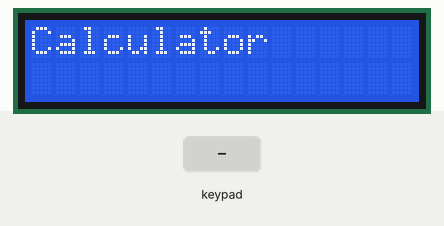
The sketch below on a simulated Arduino Uno, built with avr-gcc and run on an emulated ATmega328P. On the bench: 16×2 character LCD. Inputs (shaded band) come from the test bench. What the sketch prints to the serial monitor is not drawn.

Above: at 3.2 s.
3.3 s: keypad keys 9 8 7 6 * pressed 0.4 s apart
At 6.05 s:
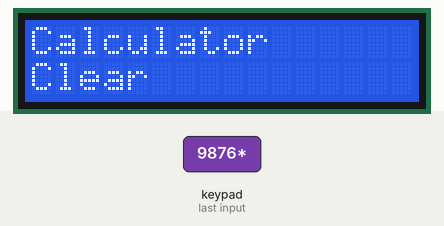
7.4 s: key '1' pressed
At 7.55 s:
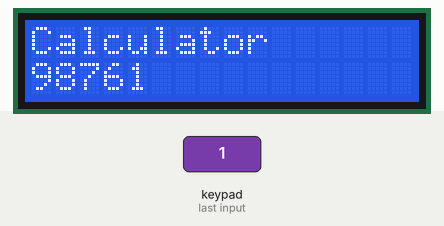
9.1 s: keypad keys 9 8 7 6 # pressed 0.4 s apart
At 11.86 s:
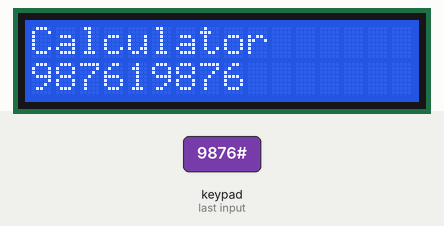
14.1 s: keypad keys 5 4 3 2 A pressed 0.4 s apart
At 14.43 s:
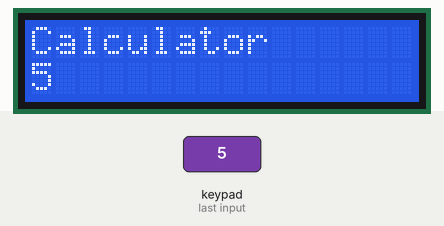
17.6 s: key '#' pressed
At 17.98 s:
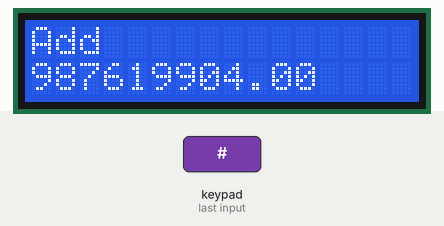
19.6 s: keypad keys 9 8 7 6 D pressed 0.4 s apart
At 19.79 s:
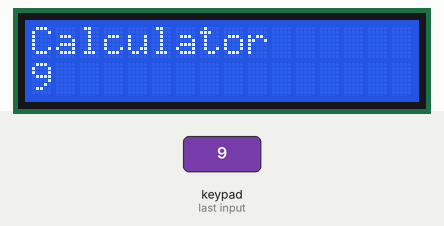
Timing chart, 0 to 22.6 s (numbered marks = the images above; inputs shaded):
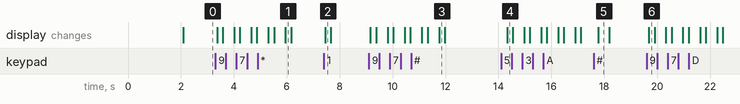

The sketch:

Calculator.ino
```cpp
#include <Keypad.h>
#include <Wire.h>  // Include Wire library for I2C communication
#include <LiquidCrystal_I2C.h>  // Include LiquidCrystal_I2C library

// Set the LCD address (usually 0x27 or 0x3F for most modules)
#define LCD_ADDRESS 0x27

// Set the number of columns and rows for your LCD
#define LCD_COLUMNS 16
#define LCD_ROWS 2

String inputString = "";
float temp1 = 0;
float temp2 = 0;
char oprtr = "";
bool flag = true;
// Initialize the LiquidCrystal_I2C library with the LCD address and columns/rows
LiquidCrystal_I2C lcd(LCD_ADDRESS, LCD_COLUMNS, LCD_ROWS);
const byte ROWS = 4; //four rows
const byte COLS = 4; //three columns
char keys[ROWS][COLS] = {
  {'1', '2', '3', 'A'},
  {'4', '5', '6', 'B'},
  {'7', '8', '9', 'C'},
  {'*', '0', '#', 'D'}
};
byte rowPins[ROWS] = {9, 8, 7, 6}; // Rows 0 to 3
byte colPins[COLS] = {5, 4, 3, 2}; // Columns 0 to 3


Keypad keypad = Keypad( makeKeymap(keys), rowPins, colPins, ROWS, COLS );
void processString(String str);
void setup() {
  Serial.begin(9600);
  // Initialize the LCD
  lcd.init();

  // Turn on the backlight
  lcd.backlight();

  // Print a message to the LCD
  lcd.print("Hello, World!");
  delay(2000);
}

void loop() {
  char key = keypad.getKey();
  lcd.clear();  // Clear the LCD screen
  lcd.setCursor(0, 0);  // Set cursor to the first column of the first row
  lcd.print("Calculator");
  if (key) {
    Serial.println(key);
    if (key != NO_KEY) {

      switch (key) {
        case '*':
          // Action for key D
          Serial.println("Clear");
          lcd.setCursor(0, 1);  // Set cursor to the first column of the first row
          lcd.print("Clear");
          temp1 = 0;
          temp2 = 0;
          flag = true;
          break;
        default:
          // Default case
          Serial.println("data input");
          intString(key);
          break;
      }
    }
  }
  delay(200);
}
void intString(char X) {
  if (X == '#' || X == 'A' || X == 'B' || X == 'C' || X == 'D') {
    // End of string, do something with the input
    processString(inputString);
    inputString = ""; // Reset inputString for next input
    if (X != '#') {
      oprtr = X;
    }
    calculator(X);

  } else {
    inputString += X; // Append keypress to inputString
  }
  lcd.setCursor(0, 1);  // Set cursor to the first column of the first row
  lcd.print(inputString);
}
void processString(String str) {
  // Do something with the string (e.g., display it)
  Serial.println("Received string: " + str);
  if (temp2 == 0 && flag){
    temp2 = str.toInt();
    flag = false;
  }
  else{
    temp1 = str.toInt();
    flag = true;
  }
  lcd.setCursor(0, 1);  // Set cursor to the first column of the first row
  lcd.print(str);
}
void calculator(char Y) {
  if (Y == '#') {
    switch (oprtr) {
      case 'A':
        // Action for key A
        Serial.println("You pressed key A");
        lcd.clear();  // Clear the LCD screen
        lcd.setCursor(0, 0);
        lcd.print("Add");
        temp2 = temp1 + temp2;
        lcd.setCursor(0, 1);
        lcd.print(temp2);
        delay(200);
        break;
      case 'B':
        // Action for key B
        Serial.println("You pressed key B");
        lcd.clear();  // Clear the LCD screen
        lcd.setCursor(0, 0);
        lcd.print("Subtract");
        temp2 = temp2 - temp1;
        /*if (temp2 < 0) {
          lcd.setCursor(0, 1);
          lcd.print("-");
          lcd.setCursor(0, 2);
          lcd.print(temp2);
          }
          else {*/
        lcd.setCursor(0, 1);
        lcd.print(temp2);
        delay(200);
        //}
        break;
      case 'C':
        // Action for key C
        Serial.println("You pressed key C");
        lcd.clear();  // Clear the LCD screen
        lcd.setCursor(0, 0);
        lcd.print("Multiply");
        temp2 = (temp2 == 0) ? 1 : temp2;
        temp2 = temp1 * temp2;
        lcd.setCursor(0, 1);
        lcd.print(temp2);
        delay(200);
        break;
      case 'D':
        // Action for key D
        Serial.println("You pressed key D");
        lcd.clear();  // Clear the LCD screen
        lcd.setCursor(0, 0);
        lcd.print("Divide");
        if (temp1 == 0) {
          lcd.setCursor(0, 0);
          lcd.print("no div by 0");
        }
        else {
          temp2 = temp2 / temp1;
          lcd.setCursor(0, 1);
          lcd.print(temp2);
        }
        delay(200);
        break;
    }
  }
}
```

Measured:
- after the input at 3.3 s, the display: first changes after 0.07 s (image 1 shows a later state)
- after the input at 7.4 s, the display: changes after 0.05 s (image 2)
- after the input at 9.1 s, the display: first changes after 0.06 s (image 3 shows a later state)
- after the input at 14.1 s, the display: changes after 0.22 s (image 4)
- after the input at 17.6 s, the display: changes after 0.18 s (image 5)
- after the input at 19.6 s, the display: changes after 0.09 s (image 6)
- what the display in image 5 shows lasts 0.4 s, from 17.8 s to 18.2 s
